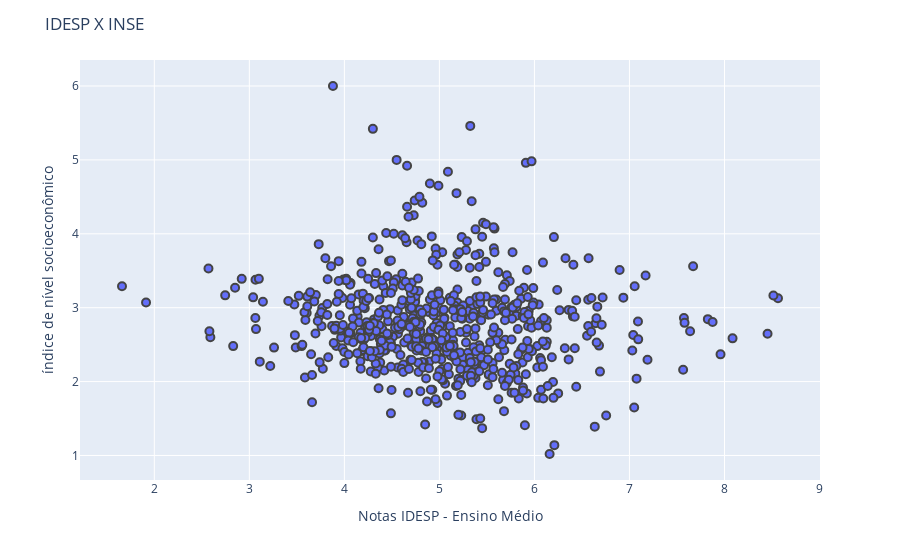

This figure's notebook cell:
### Markdown cell above
Ao plotar um gráfico de dispersão, esperava que os dados seguissem uma tendência de quanto menor fossem os INSE (já que quanto mais próximo de 0 melhor), maior seriam as notas do IDESP. Contudo, não é o que acontece.

### Code cell
#plotando gráfico de dispersão relacionando IDESP e INSE
fig=px.scatter(IDESP_INSE, x = "nivel_socio_economico", y = "nota_idesp_em")
fig.update_traces(marker=dict(size = 8,line = dict(width = 2)),selector=dict(mode = 'markers'))
fig.update_layout(title = 'IDESP X INSE')
fig.update_xaxes(title = 'Notas IDESP - Ensino Médio')
fig.update_yaxes(title = 'índice de nível socioeconômico')
fig.show()

### Figure 1 — Plotly figure (JSON) as saved in the notebook; plotly's stock layout.template omitted (floating-point values rounded to 4 significant figures; data arrays with more than 128 entries replaced by an {"elided": "..."} marker saying what was removed)
{"data": [{"hovertemplate": "nivel_socio_economico=%{x}<br>nota_idesp_em=%{y}<extra></extra>", "legendgroup": "", "marker": {"color": "#636efa", "line": {"width": 2}, "size": 8, "symbol": "circle"}, "mode": "markers", "name": "", "orientation": "v", "showlegend": false, "type": "scatter", "x": {"elided": "644 float values"}, "xaxis": "x", "y": {"elided": "644 float values"}, "yaxis": "y"}], "layout": {"legend": {"tracegroupgap": 0}, "margin": {"t": 60}, "title": {"text": "IDESP X INSE"}, "xaxis": {"anchor": "y", "domain": [0, 1], "title": {"text": "Notas IDESP - Ensino Médio"}}, "yaxis": {"anchor": "x", "domain": [0, 1], "title": {"text": "índice de nível socioeconômico"}}}}
